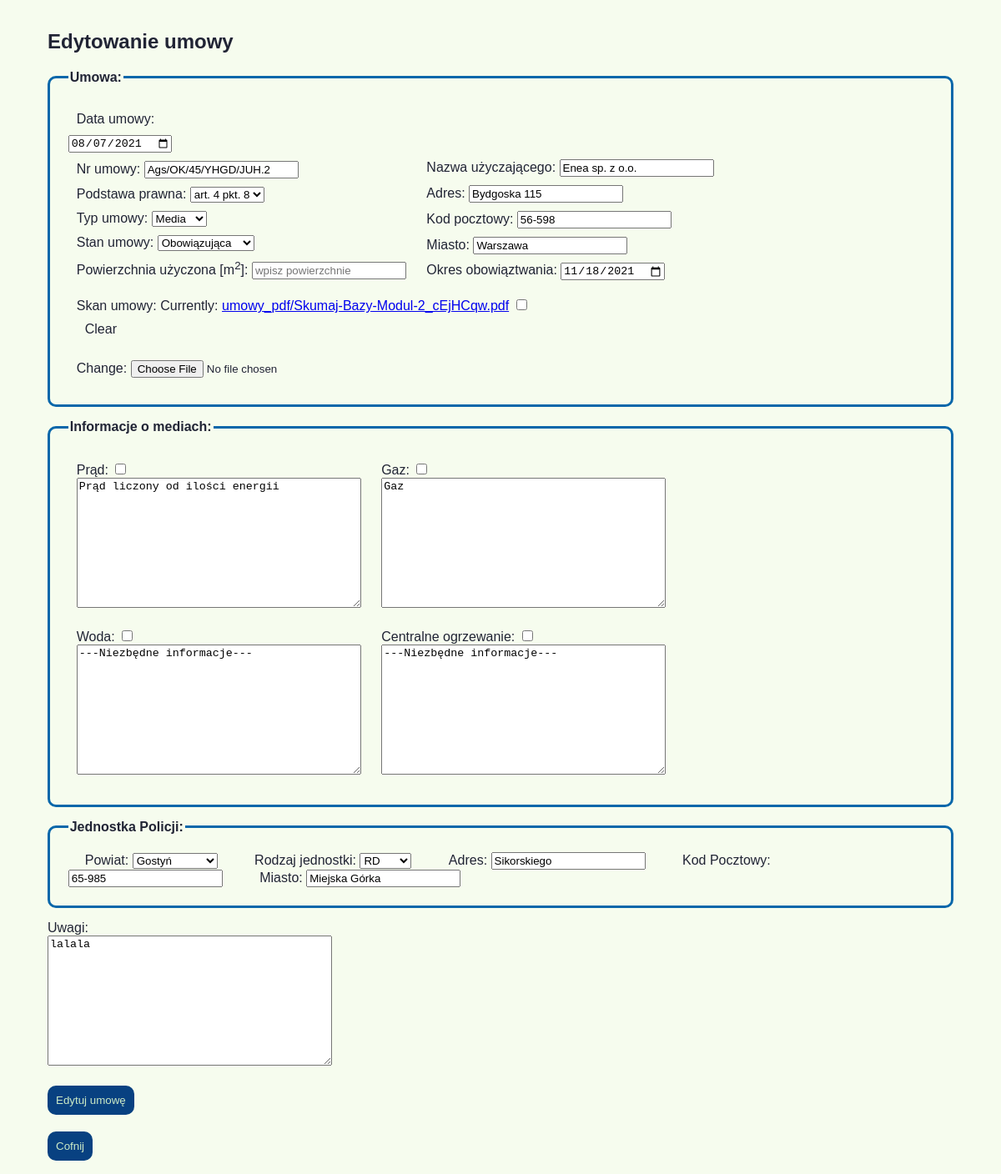
The app's page /umowy/edytuj/1/ (signed in), older data.
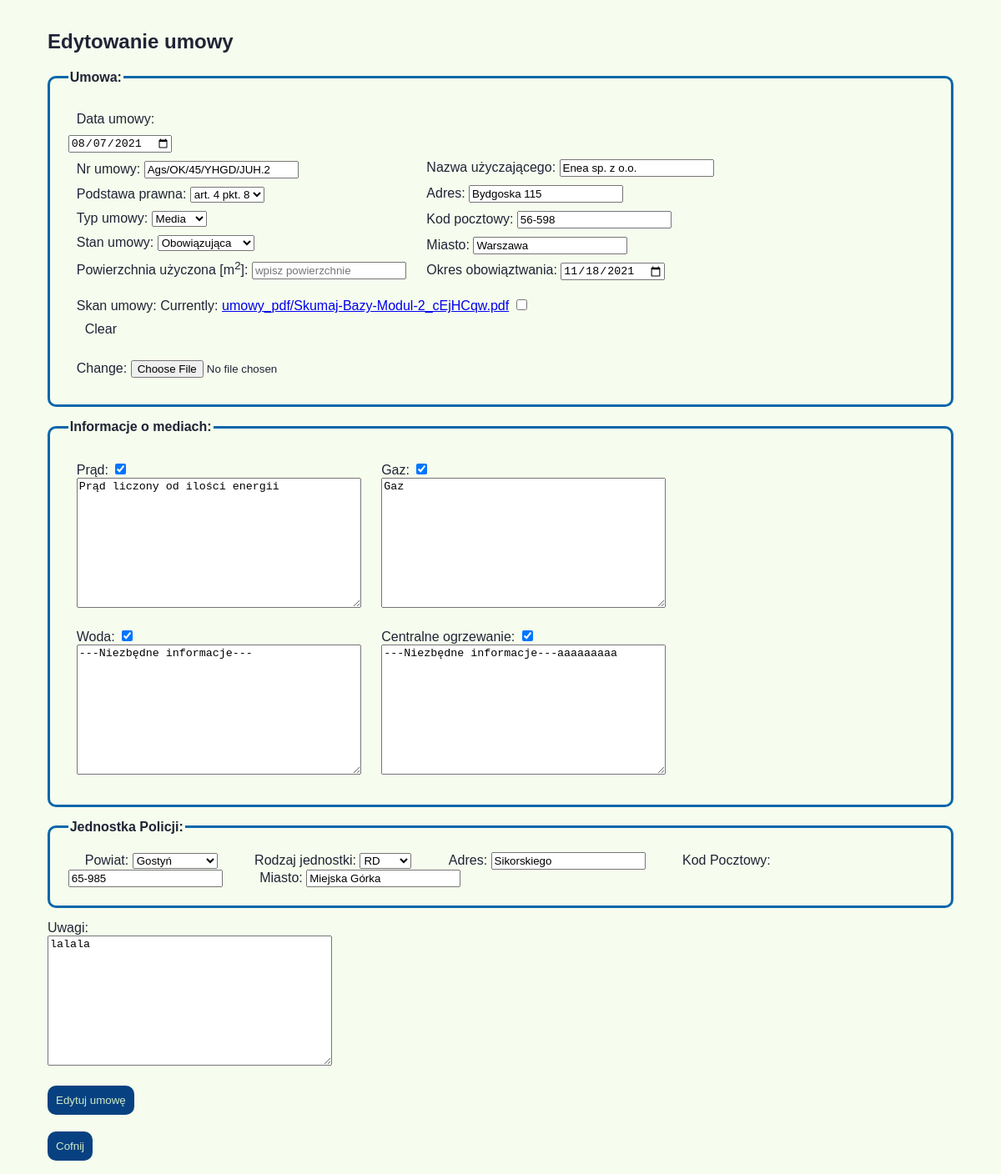
The same page, newer data.
### umowyapp/models.py (models this page shows, shortened)
class Umowy(models.Model):
    data_umowy = models.DateField(null=False)
    nr_umowy = models.CharField(max_length=20, null=True, default="BRAK")
    podstawa_prawna = models.ForeignKey(Podstawa_prawna, on_delete=models.CASCADE, blank=True)
    nazwa_uzyczajacego = models.CharField(max_length=30, null=True)
    adres_uzyczajacego = models.CharField(max_length=30, null=True)
    kod_pocztowy_uzyczajacego = models.CharField(max_length=6, null=True)
    miasto_uzyczajacego = models.CharField(max_length=20, null=True)
    okres_obowiazywania = models.DateField(blank=True, default="")
    typ_umowy = models.ForeignKey(Rodzaj_umowy, on_delete=models.CASCADE)
    pow_uzyczona = models.DecimalField(max_digits=4, decimal_places=2, null=True, blank=True)
    rodzaj_kosztow_prad = models.BooleanField()
    informacje_prad = models.TextField(null=True, default="---Niezbędne informacje---")
    rodzaj_kosztow_gaz = models.BooleanField()
    informacje_gaz = models.TextField(null=True, default="---Niezbędne informacje---")
    rodzaj_kosztow_woda = models.BooleanField()
    informacje_woda = models.TextField(null=True, default="---Niezbędne informacje---")
    rodzaj_kosztow_co = models.BooleanField()
    informacje_co = models.TextField(null=True, default="---Niezbędne informacje---")
    powiaty_jedn = models.ForeignKey(Powiaty_Wlkp, on_delete=models.CASCADE)
    rodzaj_jedn = models.ForeignKey(Rodzaje_jednostek, on_delete=models.CASCADE)
    adres_jedn = models.CharField(max_length=30, null=True)
    miasto_jedn = models.CharField(max_length=20, null=True)
    kod_pocztowy_jedn = models.CharField(max_length=6, null=True)
    skan_umowy = models.FileField(upload_to='umowy_pdf', null=True, blank=True)
    stan_umowy = models.ForeignKey(Stan_umow, on_delete=models.CASCADE, blank=False, default=1)
    uwagi = models.TextField(null=True, blank=True, default="")
    deleted = models.BooleanField(null=False, default=0)

### umowyapp/views.py (the view)
# urls.py: path('edytuj/<int:id>/', edytuj_umowe, name="edytuj_umowe"),
@login_required
def edytuj_umowe(request, id):
    umowa_edit = get_object_or_404(Umowy, pk=id)
    umowa_form = UmowyForm(request.POST or None, request.FILES or None, instance=umowa_edit)
    if umowa_form.is_valid():
        umowa_form.save()
        return redirect(wszystkie_umowy)
    return render(request, 'umowa_form.html', {'umowa_form': umowa_form, 'nowy': False})

### umowyapp/models.py (called while the page is built)
    def __str__(self):
        return self.powiat_jedn()

    def powiat_jedn(self):
        return "{}".format(self.powiat)

    def __str__(self):
        return self.rodzaj_jedn()

    def rodzaj_jedn(self):
        return "{}".format(self.rodzaj)

    def __str__(self):
        return self.stan_umowy()

    def stan_umowy(self):
        return "{}".format(self.stan)

    def __str__(self):
        return self.rodzaj_um()

    def rodzaj_um(self):
        return "{}".format(self.rodz_um)

    def __str__(self):
        return self.podstawa_praw()

    def podstawa_praw(self):
        return "{}".format(self.podstawa)

### templates/umowa_form.html (shortened to what this page needs)
{%extends 'start.html'%}
{%load bootstrap%}
{%block strona%}
{%if nowy%}
<h2> Dodawanie nowej umowy</h2>
{%else%}
<h2> Edytowanie umowy</h2>
{%endif%}
<form method="post" enctype="multipart/form-data">
    <fieldset class="podglad_umow">
        <legend><b>Umowa:</b></legend>
        <div class="formularz">
            <label>Data umowy: </label>{{umowa_form.data_umowy}}
            <label>Nr umowy: {{umowa_form.nr_umowy}}</label>
            <label>Podstawa prawna: {{umowa_form.podstawa_prawna}}</label>
            <label>Typ umowy: {{umowa_form.typ_umowy}}</label>
            <label>Stan umowy: {{umowa_form.stan_umowy}} </label>
            <label>Powierzchnia użyczona [m<sup>2</sup>]: <input type="number" step="any" name="pow_uzyczona"
                                                                 placeholder="wpisz powierzchnie"
                                                                 value={{umowa_form.pow_uzyczona.value}}></label>
        </div>
        <div class="formularz">
            <label>Nazwa użyczającego: {{umowa_form.nazwa_uzyczajacego}}</label>
            <label>Adres: {{umowa_form.adres_uzyczajacego}}</label>
            <label>Kod pocztowy: {{umowa_form.kod_pocztowy_uzyczajacego}}</label>
            <label>Miasto: {{umowa_form.miasto_uzyczajacego}}</label>
            <label>Okres obowiąztwania: {{umowa_form.okres_obowiazywania}}</label>
        </div>
        <div class="formularz">
            <label>Skan umowy: {{umowa_form.skan_umowy}}</label>
        </div>
    </fieldset>
    <fieldset class="podglad_umow">
        <legend><b>Informacje o mediach:</b></legend>
        <div class="formularz">
            <label>{{umowa_form.rodzaj_kosztow_prad.label}}: {{umowa_form.rodzaj_kosztow_prad}}<br>
                {{umowa_form.informacje_prad}}</label>
        </div>
        <div class="formularz">
            <label>{{umowa_form.rodzaj_kosztow_gaz.label}}: {{umowa_form.rodzaj_kosztow_gaz}}<br>
                {{umowa_form.informacje_gaz}}</label>
        </div>
        <div class="formularz">
            <label>{{umowa_form.rodzaj_kosztow_woda.label}}: {{umowa_form.rodzaj_kosztow_woda}}<br>
                {{umowa_form.informacje_woda}}</label>
        </div>
        <div class="formularz">
            <label>{{umowa_form.rodzaj_kosztow_co.label}}: {{umowa_form.rodzaj_kosztow_co}}<br>
                {{umowa_form.informacje_co}}</label>
        </div>
    </fieldset>
    <fieldset class="podglad_umow">
        <legend><b>Jednostka Policji: </b></legend>
        <label>Powiat: {{umowa_form.powiaty_jedn}}</label>
        <label>Rodzaj jednostki: {{umowa_form.rodzaj_jedn}}</label>
        <label>Adres: {{umowa_form.adres_jedn}}</label>
        <label>Kod Pocztowy: {{umowa_form.kod_pocztowy_jedn}}</label>
        <label>Miasto: {{umowa_form.miasto_jedn}}</label>
    </fieldset>
    <label>Uwagi: <br>{{umowa_form.uwagi}}</label>
    {% if nowy %}
    <div>
        <button type="submit" class="button-general">Dodaj umowę</button>
    </div>
    {% else %}
    <div>
        <button type="submit" class="button-general">Edytuj umowę</button>
    </div>
    {% endif %}
</form>
<div>
    <a href="{% url 'wszystkie_umowy'%}">
        <button class="button-general">Cofnij</button>
    </a>
</div>
{%endblock%}

### templates/start.html (shortened to what this page needs)
{%load static%}
<!doctype html>
<html lang="pl">
<head>
    <link rel="stylesheet" href= "{%block css%}{% static 'style.css' %}{%endblock%}">
</head>
<body>
            {%block strona%} {%endblock%}
</body>
</html>

### umowyapp/static/style.css (style rules this page uses)
body { color: rgb(33, 36, 53); background-color: hsl(85,67%,96%); padding: 1rem 1%; font-family: arial; margin: auto 45px; }
.button-general { display:inline-block; background-color: hsl(212,88%,27%); color: hsl(109,49%,85%); width: auto; margin: 20px 8px auto auto; padding:10px; border-radius: 10px; border-style: none; -webkit-transition: all 1s ease; transition: all 1s ease; }
.podglad_umow { margin:15px 0px; padding:2%; }
.podglad_umow label { margin: 10px 20px; }
fieldset { border: solid 3px hsl(205,91%,35%); border-radius: 10px; }
.formularz { display:inline-block; }
.formularz label { margin: 10px; display: block; }

Row changes from the older to the newer data that the page shows:
changed Umowy "Gaz": rodzaj_kosztow_prad "☐" → "☑"; rodzaj_kosztow_gaz "☐" → "☑"; rodzaj_kosztow_woda "☐" → "☑"; rodzaj_kosztow_co "☐" → "☑"; informacje_co "---Niezbędne informacje---" → "---Niezbędne informacje---aaaaaaaaa"
